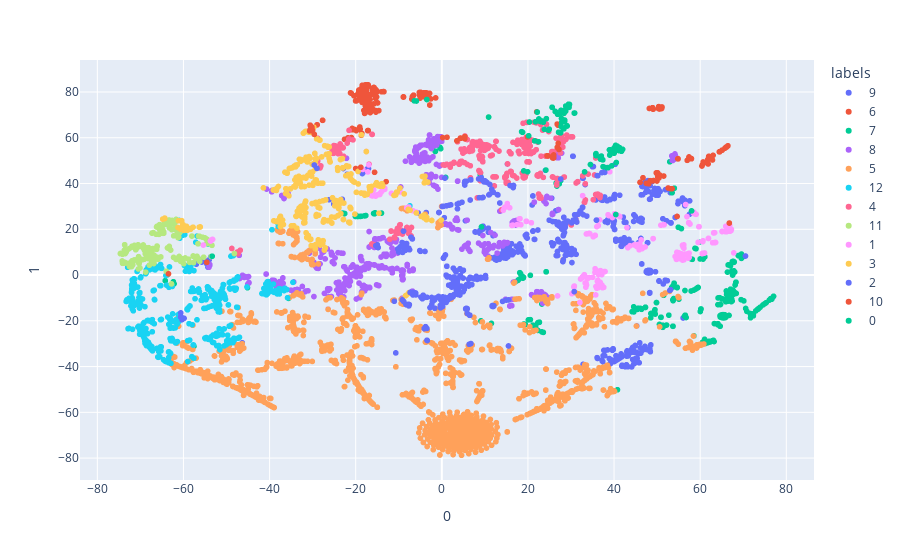

Notebook code for this chart:
### Code cell
tsne = TSNE(n_components=2, random_state=0)
projections = tsne.fit_transform(data_test.drop(columns=["labels"]))
fig = px.scatter(
    projections, x=0, y=1,
    color=data_test.labels.astype(str), labels={'color': 'labels'}
)
fig.show()

### Figure 1 — Plotly figure (JSON) as saved in the notebook; plotly's stock layout.template omitted (floating-point values rounded to 4 significant figures; data arrays with more than 128 entries replaced by an {"elided": "..."} marker saying what was removed)
{"data": [{"hovertemplate": "labels=9<br>0=%{x}<br>1=%{y}<extra></extra>", "legendgroup": "9", "marker": {"color": "#636efa", "symbol": "circle"}, "mode": "markers", "name": "9", "showlegend": true, "type": "scattergl", "x": {"elided": "486 float values"}, "xaxis": "x", "y": {"elided": "486 float values"}, "yaxis": "y"}, {"hovertemplate": "labels=6<br>0=%{x}<br>1=%{y}<extra></extra>", "legendgroup": "6", "marker": {"color": "#EF553B", "symbol": "circle"}, "mode": "markers", "name": "6", "showlegend": true, "type": "scattergl", "x": {"elided": "176 float values"}, "xaxis": "x", "y": {"elided": "176 float values"}, "yaxis": "y"}, {"hovertemplate": "labels=7<br>0=%{x}<br>1=%{y}<extra></extra>", "legendgroup": "7", "marker": {"color": "#00cc96", "symbol": "circle"}, "mode": "markers", "name": "7", "showlegend": true, "type": "scattergl", "x": {"elided": "418 float values"}, "xaxis": "x", "y": {"elided": "418 float values"}, "yaxis": "y"}, {"hovertemplate": "labels=8<br>0=%{x}<br>1=%{y}<extra></extra>", "legendgroup": "8", "marker": {"color": "#ab63fa", "symbol": "circle"}, "mode": "markers", "name": "8", "showlegend": true, "type": "scattergl", "x": {"elided": "570 float values"}, "xaxis": "x", "y": {"elided": "570 float values"}, "yaxis": "y"}, {"hovertemplate": "labels=5<br>0=%{x}<br>1=%{y}<extra></extra>", "legendgroup": "5", "marker": {"color": "#FFA15A", "symbol": "circle"}, "mode": "markers", "name": "5", "showlegend": true, "type": "scattergl", "x": {"elided": "1858 float values"}, "xaxis": "x", "y": {"elided": "1858 float values"}, "yaxis": "y"}, {"hovertemplate": "labels=12<br>0=%{x}<br>1=%{y}<extra></extra>", "legendgroup": "12", "marker": {"color": "#19d3f3", "symbol": "circle"}, "mode": "markers", "name": "12", "showlegend": true, "type": "scattergl", "x": {"elided": "494 float values"}, "xaxis": "x", "y": {"elided": "494 float values"}, "yaxis": "y"}, {"hovertemplate": "labels=4<br>0=%{x}<br>1=%{y}<extra></extra>", "legendgroup": "4", "marker": {"color": "#FF6692", "symbol": "circle"}, "mode": "markers", "name": "4", "showlegend": true, "type": "scattergl", "x": {"elided": "401 float values"}, "xaxis": "x", "y": {"elided": "401 float values"}, "yaxis": "y"}, {"hovertemplate": "labels=11<br>0=%{x}<br>1=%{y}<extra></extra>", "legendgroup": "11", "marker": {"color": "#B6E880", "symbol": "circle"}, "mode": "markers", "name": "11", "showlegend": true, "type": "scattergl", "x": {"elided": "194 float values"}, "xaxis": "x", "y": {"elided": "194 float values"}, "yaxis": "y"}, {"hovertemplate": "labels=1<br>0=%{x}<br>1=%{y}<extra></extra>", "legendgroup": "1", "marker": {"color": "#FF97FF", "symbol": "circle"}, "mode": "markers", "name": "1", "showlegend": true, "type": "scattergl", "x": {"elided": "272 float values"}, "xaxis": "x", "y": {"elided": "272 float values"}, "yaxis": "y"}, {"hovertemplate": "labels=3<br>0=%{x}<br>1=%{y}<extra></extra>", "legendgroup": "3", "marker": {"color": "#FECB52", "symbol": "circle"}, "mode": "markers", "name": "3", "showlegend": true, "type": "scattergl", "x": {"elided": "392 float values"}, "xaxis": "x", "y": {"elided": "392 float values"}, "yaxis": "y"}, {"hovertemplate": "labels=2<br>0=%{x}<br>1=%{y}<extra></extra>", "legendgroup": "2", "marker": {"color": "#636efa", "symbol": "circle"}, "mode": "markers", "name": "2", "showlegend": true, "type": "scattergl", "x": {"elided": "424 float values"}, "xaxis": "x", "y": {"elided": "424 float values"}, "yaxis": "y"}, {"hovertemplate": "labels=10<br>0=%{x}<br>1=%{y}<extra></extra>", "legendgroup": "10", "marker": {"color": "#EF553B", "symbol": "circle"}, "mode": "markers", "name": "10", "showlegend": true, "type": "scattergl", "x": {"elided": "167 float values"}, "xaxis": "x", "y": {"elided": "167 float values"}, "yaxis": "y"}, {"hovertemplate": "labels=0<br>0=%{x}<br>1=%{y}<extra></extra>", "legendgroup": "0", "marker": {"color": "#00cc96", "symbol": "circle"}, "mode": "markers", "name": "0", "showlegend": true, "type": "scattergl", "x": {"elided": "148 float values"}, "xaxis": "x", "y": {"elided": "148 float values"}, "yaxis": "y"}], "layout": {"legend": {"title": {"text": "labels"}, "tracegroupgap": 0}, "margin": {"t": 60}, "xaxis": {"anchor": "y", "domain": [0, 1], "title": {"text": "0"}}, "yaxis": {"anchor": "x", "domain": [0, 1], "title": {"text": "1"}}}}
